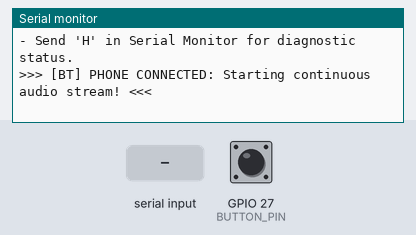
This sketch was run on a simulated ESP32. On the bench: the last lines printed to the serial monitor. The test bench sets the inputs (shaded band); at power-on: GPIO 27 (BUTTON_PIN) HIGH. I2S audio is not simulated (input reads silence); nothing arrives over Bluetooth unless stated.

Above: at 2.7 s.
2.8 s: GPIO 27 (BUTTON_PIN) pulled LOW for 0.15 s
At 4.2 s:
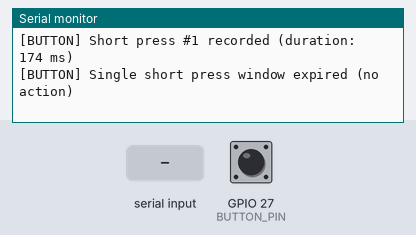
4.4 s: "H" received over Serial
At 4.9 s:
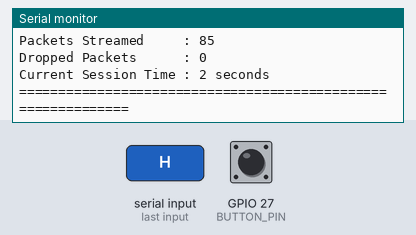
5.9 s: GPIO 27 (BUTTON_PIN) pulled LOW for 1 s
At 7.8 s:
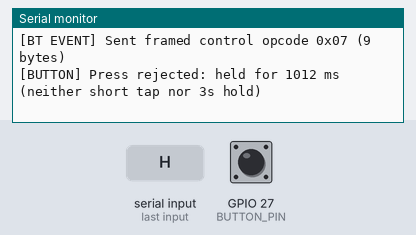
8.4 s: GPIO 27 (BUTTON_PIN) pulled LOW for 3.2 s
At 9.4 s:
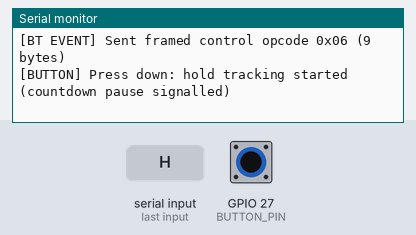
13.1 s: "h" received over Serial
At 14.3 s:
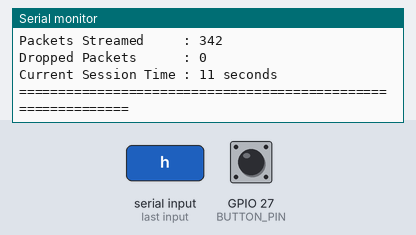
14.6 s: GPIO 27 (BUTTON_PIN) pulsed LOW 2 times (0.12 s each, 0.3 s apart)
At 16.4 s:
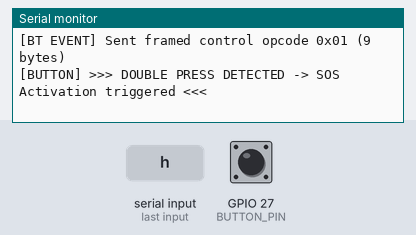
Timing chart, 0 to 17.9 s (numbered marks = the images above; inputs shaded):
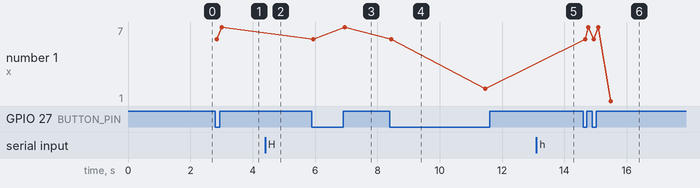

The sketch:

SAKHI_ESP32_AUDIO_BUTTON.ino
```cpp
#include <Arduino.h>
#include <driver/i2s.h>
#include "BluetoothSerial.h"

// ========================================================
// SAKHI: ESP32 + INMP441 Continuous Audio Streaming
// and Physical Keychain Button Multiplexed Framing Protocol
// ========================================================

BluetoothSerial SerialBT;

// INMP441 Microphone Hardware Pins
#define I2S_WS   25
#define I2S_SCK  26
#define I2S_SD   33

#define I2S_PORT I2S_NUM_0

// Audio Format Configuration
#define SAMPLE_RATE 8000
#define PACKET_SAMPLES 128
#define AUDIO_BYTES_PER_PACKET (PACKET_SAMPLES * sizeof(int16_t)) // 256 bytes

// Digital gain multiplier for INMP441 MEMS microphone.
// 2x provides balanced speech sensitivity without digital clipping.
#define AUDIO_GAIN 2

// Protocol Framing Constants
static const uint8_t FRAME_MAGIC[4] = {0x53, 0x41, 0x4B, 0x48}; // 'S', 'A', 'K', 'H'
#define FRAME_TYPE_AUDIO   0x01
#define FRAME_TYPE_CONTROL 0x02

// Control Event OpCodes
#define OPCODE_DOUBLE_PRESS   0x01
#define OPCODE_HOLD_COMPLETE  0x02
#define OPCODE_TRIPLE_TAP     0x03
#define OPCODE_BATTERY_STATUS 0x04
#define OPCODE_DEVICE_STATUS  0x05
#define OPCODE_HOLD_START     0x06
#define OPCODE_HOLD_RELEASE   0x07

// Buffers
int32_t i2sSamples[PACKET_SAMPLES];
int16_t audioSamples[PACKET_SAMPLES];
uint8_t audioTxFrame[4 + 1 + 2 + AUDIO_BYTES_PER_PACKET + 1]; // 264 bytes

bool microphoneReady = false;
bool bluetoothReady = false;
bool clientConnected = false;
bool wasConnected = false;

// Physical Button Configuration (Button wired between GPIO 27 and GND)
constexpr uint8_t BUTTON_PIN = 27;
constexpr unsigned long BUTTON_DEBOUNCE_MS = 30;
constexpr unsigned long MULTI_PRESS_WINDOW_MS = 400; // Window to wait for next press in multi-press
constexpr unsigned long MAX_PRESS_DURATION_MS = 500;  // Max duration for a short press
constexpr unsigned long HOLD_DURATION_MS = 3000;      // 3 continuous seconds for cancellation / end

// Button State Machine Variables
bool buttonRawState = HIGH;
bool buttonStableState = HIGH;
bool buttonIsPressed = false;
bool holdCompleteTriggered = false;
unsigned long buttonLastRawChangeMs = 0;
unsigned long buttonPressStartMs = 0;
unsigned long buttonLastReleaseMs = 0;
uint8_t shortPressCount = 0;

// Statistics & Telemetry
unsigned long totalBytesStreamed = 0;
unsigned long totalPacketsStreamed = 0;
unsigned long streamStartTime = 0;
unsigned long lastTelemetryReport = 0;
unsigned long droppedPackets = 0;

// ========================================================
// Bluetooth Framing Protocol Helpers
// ========================================================

/**
 * Sends a framed control event to the connected Android application.
 * Format: [Magic(4)][Type:0x02][Len:0x00,0x01][OpCode][Checksum]
 */
void sendControlEvent(uint8_t opcode) {
  if (!bluetoothReady || !SerialBT.hasClient()) {
    Serial.printf("[BT] Client not connected; skipped control event 0x%02X\n", opcode);
    return;
  }

  uint8_t packet[9];
  packet[0] = FRAME_MAGIC[0];
  packet[1] = FRAME_MAGIC[1];
  packet[2] = FRAME_MAGIC[2];
  packet[3] = FRAME_MAGIC[3];
  packet[4] = FRAME_TYPE_CONTROL;
  packet[5] = 0x00; // Length High
  packet[6] = 0x01; // Length Low (1 byte payload)
  packet[7] = opcode;

  // Checksum: XOR over Type, Length High, Length Low, and Payload
  packet[8] = packet[4] ^ packet[5] ^ packet[6] ^ packet[7];

  SerialBT.write(packet, sizeof(packet));
  Serial.printf("[BT EVENT] Sent framed control opcode 0x%02X (9 bytes)\n", opcode);
}

/**
 * Sends a framed 256-byte audio packet to the connected Android application.
 * Format: [Magic(4)][Type:0x01][Len:0x01,0x00][PCM 256 bytes][Checksum]
 */
bool sendAudioFrame(const uint8_t *pcmData, size_t len) {
  if (!bluetoothReady || !SerialBT.hasClient() || len == 0) {
    return false;
  }

  audioTxFrame[0] = FRAME_MAGIC[0];
  audioTxFrame[1] = FRAME_MAGIC[1];
  audioTxFrame[2] = FRAME_MAGIC[2];
  audioTxFrame[3] = FRAME_MAGIC[3];
  audioTxFrame[4] = FRAME_TYPE_AUDIO;
  audioTxFrame[5] = (uint8_t)((len >> 8) & 0xFF);
  audioTxFrame[6] = (uint8_t)(len & 0xFF);

  memcpy(&audioTxFrame[7], pcmData, len);

  uint8_t checksum = audioTxFrame[4] ^ audioTxFrame[5] ^ audioTxFrame[6];
  for (size_t i = 0; i < len; i++) {
    checksum ^= audioTxFrame[7 + i];
  }
  audioTxFrame[7 + len] = checksum;

  size_t totalBytesToSend = 7 + len + 1;
  size_t bytesSent = SerialBT.write(audioTxFrame, totalBytesToSend);

  if (bytesSent != totalBytesToSend) {
    droppedPackets++;
    if (droppedPackets % 50 == 1) {
      Serial.printf("[BT WARN] Backpressure detected: sent %u of %u bytes (dropped: %lu)\n",
                    bytesSent, totalBytesToSend, droppedPackets);
    }
    return false;
  }

  totalBytesStreamed += len;
  totalPacketsStreamed++;
  return true;
}

// ========================================================
// Physical Button State Machine
// Non-blocking, debounced, with hold tracking and multi-press disambiguation
// ========================================================
void updatePhysicalButton() {
  const unsigned long now = millis();
  const bool reading = digitalRead(BUTTON_PIN);

  // Debouncing filter
  if (reading != buttonRawState) {
    buttonRawState = reading;
    buttonLastRawChangeMs = now;
  }

  if (reading != buttonStableState &&
      now - buttonLastRawChangeMs >= BUTTON_DEBOUNCE_MS) {
    buttonStableState = reading;

    if (buttonStableState == LOW) {
      // ----------------------------------------------------
      // Button Transition: HIGH -> LOW (Pressed Down)
      // ----------------------------------------------------
      buttonIsPressed = true;
      buttonPressStartMs = now;
      holdCompleteTriggered = false;

      // Notify Android immediately so countdown can be paused during hold evaluation
      sendControlEvent(OPCODE_HOLD_START);
      Serial.println("[BUTTON] Press down: hold tracking started (countdown pause signalled)");
    } else {
      // ----------------------------------------------------
      // Button Transition: LOW -> HIGH (Released)
      // ----------------------------------------------------
      buttonIsPressed = false;
      const unsigned long pressDuration = now - buttonPressStartMs;

      if (holdCompleteTriggered) {
        // 3-second hold was already completed and emitted while held
        holdCompleteTriggered = false;
        shortPressCount = 0;
        Serial.println("[BUTTON] Hold released after completion");
      } else {
        // Button was released before 3000 ms
        // Notify Android to resume countdown if it was paused
        sendControlEvent(OPCODE_HOLD_RELEASE);

        if (pressDuration <= MAX_PRESS_DURATION_MS) {
          // Valid short press
          shortPressCount++;
          buttonLastReleaseMs = now;
          Serial.printf("[BUTTON] Short press #%u recorded (duration: %lu ms)\n",
                        shortPressCount, pressDuration);

          if (shortPressCount >= 3) {
            // Triple press confirmed immediately on 3rd release
            sendControlEvent(OPCODE_TRIPLE_TAP);
            Serial.println("[BUTTON] >>> TRIPLE PRESS DETECTED -> Call Now triggered <<<");
            shortPressCount = 0;
          }
        } else {
          // Held > 500ms but < 3000ms: rejected as short press, not completed as hold
          shortPressCount = 0;
          Serial.printf("[BUTTON] Press rejected: held for %lu ms (neither short tap nor 3s hold)\n",
                        pressDuration);
        }
      }
    }
  }

  // ------------------------------------------------------
  // Ongoing Hold Evaluation (while button remains held LOW)
  // ------------------------------------------------------
  if (buttonIsPressed && !holdCompleteTriggered) {
    if (now - buttonPressStartMs >= HOLD_DURATION_MS) {
      holdCompleteTriggered = true;
      shortPressCount = 0; // Invalidate any pending multi-presses
      sendControlEvent(OPCODE_HOLD_COMPLETE);
      Serial.println("[BUTTON] >>> 3-SECOND HOLD COMPLETE -> Cancellation / End session triggered <<<");
    }
  }

  // ------------------------------------------------------
  // Multi-Press Resolution Timer (when button is released)
  // ------------------------------------------------------
  if (!buttonIsPressed && shortPressCount > 0) {
    if (now - buttonLastReleaseMs > MULTI_PRESS_WINDOW_MS) {
      if (shortPressCount == 2) {
        // Multi-press window expired without 3rd press -> Confirmed DOUBLE PRESS
        sendControlEvent(OPCODE_DOUBLE_PRESS);
        Serial.println("[BUTTON] >>> DOUBLE PRESS DETECTED -> SOS Activation triggered <<<");
      } else if (shortPressCount == 1) {
        Serial.println("[BUTTON] Single short press window expired (no action)");
      }
      shortPressCount = 0;
    }
  }
}

// ========================================================
// Initialize INMP441 I2S Microphone
// ========================================================
bool initializeMicrophone() {
  Serial.println("[MIC] Initializing INMP441 I2S microphone...");

  i2s_config_t config = {
    .mode = (i2s_mode_t)(I2S_MODE_MASTER | I2S_MODE_RX),
    .sample_rate = SAMPLE_RATE,
    .bits_per_sample = I2S_BITS_PER_SAMPLE_32BIT,
    .channel_format = I2S_CHANNEL_FMT_ONLY_LEFT,
    .communication_format = I2S_COMM_FORMAT_STAND_I2S,
    .intr_alloc_flags = ESP_INTR_FLAG_LEVEL1,
    .dma_buf_count = 8,
    .dma_buf_len = 256,
    .use_apll = false,
    .tx_desc_auto_clear = false,
    .fixed_mclk = 0
  };

  i2s_pin_config_t pins = {
    .bck_io_num = I2S_SCK,
    .ws_io_num = I2S_WS,
    .data_out_num = I2S_PIN_NO_CHANGE,
    .data_in_num = I2S_SD
  };

  esp_err_t result = i2s_driver_install(I2S_PORT, &config, 0, nullptr);
  if (result != ESP_OK) {
    Serial.printf("[MIC ERROR] Driver install failed: %d\n", result);
    return false;
  }

  result = i2s_set_pin(I2S_PORT, &pins);
  if (result != ESP_OK) {
    Serial.printf("[MIC ERROR] Pin configuration failed: %d\n", result);
    i2s_driver_uninstall(I2S_PORT);
    return false;
  }

  i2s_zero_dma_buffer(I2S_PORT);
  Serial.println("[MIC] I2S initialized successfully (8000 Hz, 32-bit slot, Mono-Left).");
  return true;
}

// ========================================================
// Initialize Bluetooth Classic Serial (RFCOMM SPP)
// ========================================================
bool initializeBluetooth() {
  Serial.println("[BT] Starting Bluetooth Classic Serial (SPP)...");

  if (!SerialBT.begin("SAKHI_AUDIO")) {
    Serial.println("[BT ERROR] Initialization failed.");
    return false;
  }

  Serial.println("[BT] Bluetooth started successfully.");
  Serial.println("[BT] Device Name: SAKHI_AUDIO");
  Serial.println("[BT] Waiting for phone connection...");
  return true;
}

// ========================================================
// Read I2S and Stream One Audio Packet Over Bluetooth
// ========================================================
bool streamAudioPacket() {
  size_t bytesRead = 0;

  // Read exactly PACKET_SAMPLES 32-bit words from I2S DMA.
  // At 8kHz with 128 samples, this block takes ~16ms, pacing the loop naturally.
  esp_err_t result = i2s_read(
    I2S_PORT,
    i2sSamples,
    sizeof(i2sSamples),
    &bytesRead,
    pdMS_TO_TICKS(100)
  );

  if (result != ESP_OK) {
    Serial.printf("[MIC ERROR] i2s_read failed: %d\n", result);
    return false;
  }

  if (bytesRead == 0) {
    return false;
  }

  size_t count = bytesRead / sizeof(int32_t);
  if (count > PACKET_SAMPLES) {
    count = PACKET_SAMPLES;
  }

  // Convert 24-bit MSB-aligned samples inside 32-bit words to 16-bit PCM.
  // Shifting right by 16 correctly sign-extends and maps bits [31..16] to [15..0].
  // Saturated digital gain prevents wrap-around clipping on loud acoustics.
  for (size_t i = 0; i < count; i++) {
    int32_t sample = (i2sSamples[i] >> 16) * AUDIO_GAIN;
    if (sample > 32767) sample = 32767;
    else if (sample < -32768) sample = -32768;
    audioSamples[i] = (int16_t)sample;
  }

  size_t bytesToSend = count * sizeof(int16_t);
  return sendAudioFrame((const uint8_t *)audioSamples, bytesToSend);
}

// ========================================================
// Diagnostic Status Printout
// ========================================================
void printStatus() {
  Serial.println();
  Serial.println("================ SAKHI AUDIO & BUTTON STATUS ================");
  Serial.printf("Microphone (INMP441) : %s\n", microphoneReady ? "READY" : "FAILED");
  Serial.printf("Bluetooth (SPP)      : %s\n", bluetoothReady ? "READY" : "FAILED");
  Serial.printf("Device Name          : SAKHI_AUDIO\n");
  Serial.printf("Phone Connected      : %s\n", SerialBT.hasClient() ? "YES (ACTIVE)" : "NO (IDLE)");
  Serial.printf("Button Pin (GPIO 27) : %s (Raw: %s)\n",
                buttonStableState == LOW ? "PRESSED" : "RELEASED",
                digitalRead(BUTTON_PIN) == LOW ? "LOW" : "HIGH");
  Serial.printf("Sample Rate          : %d Hz\n", SAMPLE_RATE);
  Serial.printf("Format               : 16-bit Signed Linear PCM, Mono, Little-Endian\n");
  Serial.printf("Framing Protocol     : SAKH Binary Multiplexed (Audio + Control)\n");
  Serial.printf("Total Audio Streamed : %lu bytes (%.2f KB)\n", totalBytesStreamed, totalBytesStreamed / 1024.0);
  Serial.printf("Packets Streamed     : %lu\n", totalPacketsStreamed);
  Serial.printf("Dropped Packets      : %lu\n", droppedPackets);
  if (wasConnected && streamStartTime > 0) {
    unsigned long duration = (millis() - streamStartTime) / 1000;
    Serial.printf("Current Session Time : %lu seconds\n", duration);
  }
  Serial.println("=============================================================");
  Serial.println();
}

// ========================================================
// Setup
// ========================================================
void setup() {
  Serial.begin(115200);
  delay(1500);

  pinMode(BUTTON_PIN, INPUT_PULLUP);
  buttonStableState = digitalRead(BUTTON_PIN);
  buttonRawState = buttonStableState;
  buttonLastRawChangeMs = millis();

  Serial.println();
  Serial.println("========================================================");
  Serial.println(" SAKHI ESP32 CONTINUOUS AUDIO & PHYSICAL BUTTON SYSTEM ");
  Serial.println("========================================================");

  microphoneReady = initializeMicrophone();
  if (!microphoneReady) {
    Serial.println("[FATAL] Microphone initialization failed!");
  }

  bluetoothReady = initializeBluetooth();
  if (!bluetoothReady) {
    Serial.println("[FATAL] Bluetooth initialization failed!");
  }

  Serial.println();
  Serial.println("Operating Mode: AUTOMATIC STREAMING & HARDWARE GESTURES");
  Serial.println("- Double Press (within 400ms)  : Activates SOS");
  Serial.println("- 3-Second Hold during Countdown: Cancels pending alert");
  Serial.println("- 3-Second Hold after Alert    : Ends active session");
  Serial.println("- Triple Press (3 short taps)  : Triggers immediate Call Now");
  Serial.println("- Send 'H' in Serial Monitor for diagnostic status.");
  Serial.println();
}

// ========================================================
// Main Loop
// ========================================================
void loop() {
  updatePhysicalButton();

  // Check USB Serial Monitor user commands
  if (Serial.available()) {
    char cmd = Serial.read();
    if (cmd == 'H' || cmd == 'h') {
      printStatus();
    }
  }

  // Monitor Bluetooth Client Connection Lifecycle
  clientConnected = bluetoothReady && SerialBT.hasClient();

  if (clientConnected) {
    // Client just connected
    if (!wasConnected) {
      wasConnected = true;
      streamStartTime = millis();
      lastTelemetryReport = millis();
      i2s_zero_dma_buffer(I2S_PORT); // flush stale samples
      Serial.println();
      Serial.println(">>> [BT] PHONE CONNECTED: Starting continuous audio stream! <<<");
    }

    // Stream one audio packet (128 samples = 256 bytes)
    // i2s_read naturally paces this at ~16ms per iteration (62.5 packets/sec = 16,000 bytes/sec)
    if (microphoneReady) {
      streamAudioPacket();
    }

    // Periodic USB Serial telemetry report every 5 seconds
    if (millis() - lastTelemetryReport >= 5000) {
      lastTelemetryReport = millis();
      unsigned long elapsedSec = (millis() - streamStartTime) / 1000;
      float kbps = (totalBytesStreamed * 8.0f) / (elapsedSec > 0 ? elapsedSec * 1000.0f : 1.0f);
      Serial.printf("[STREAMING] %lu bytes (~%lu s) | Bitrate: %.1f kbps | Packets: %lu\n",
                    totalBytesStreamed, elapsedSec, kbps, totalPacketsStreamed);
    }
  } else {
    // Client just disconnected
    if (wasConnected) {
      wasConnected = false;
      Serial.println();
      Serial.println(">>> [BT] PHONE DISCONNECTED: Audio streaming paused. <<<");
      printStatus();
    }

    // Yield CPU while waiting for phone connection
    delay(10);
  }
}
```

Measured:
- after the input at 2.8 s, the serial monitor: prints a new line at once (image 1)
- after the input at 4.4 s, the serial monitor: prints a new line at once (image 2)
- after the input at 5.9 s, the serial monitor: prints a new line after 0.05 s (image 3)
- after the input at 13.1 s, the serial monitor: prints a new line at once (image 5)
- after the input at 14.6 s, the serial monitor: prints a new line after 0.07 s (image 6)
- plotted number 1: 7 → 2 after the input at 8.4 s, 2 → 1 after the input at 14.6 s
